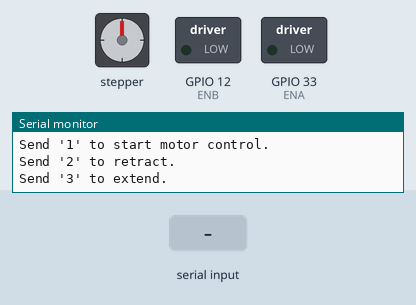
Simulated run of this sketch. Board: ESP32. Shown: stepper motor, switched loads named in the sketch (green lamp = pin HIGH), the last lines printed to the serial monitor. Wiring (inferred from the names in the program): stepper motor (2048 steps per turn assumed): coils GPIO 26, GPIO 27, GPIO 14, GPIO 32. Inputs (shaded band) come from the test bench. Pins used as bus, display or sensor lines are not drawn.

Above: at 1.2 s.
1.3 s: "1" received over Serial
At 2.0 s:
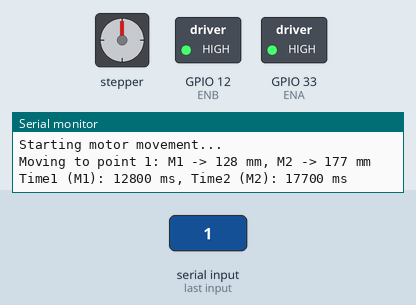
At 15.3 s:
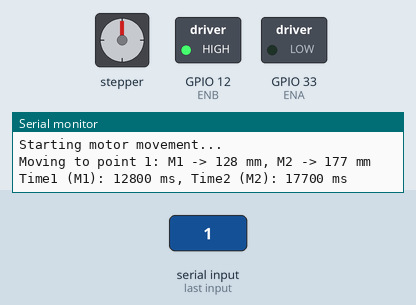
Timing chart, 0 to 22.2 s (numbered marks = the images above; inputs shaded):
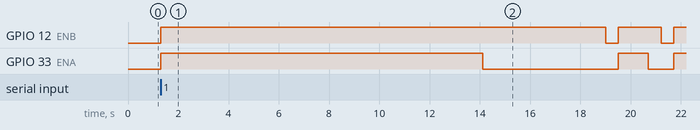

Measured:
- after the input at 1.3 s, GPIO 12 (ENB): goes HIGH 17.7 s, LOW 0.50 s, HIGH 1.7 s, LOW 0.50 s, then HIGH, starting at once; GPIO 33 (ENA): goes HIGH 12.8 s, LOW 5.4 s, HIGH 1.2 s, LOW 1.0 s, then HIGH, starting at once

The sketch:

farward_control.ino
```cpp
#define ENA 33   // PWM pin for Motor 1
#define IN1 26
#define IN2 27
#define ENB 12   // PWM pin for Motor 2
#define IN3 14
#define IN4 32

#define PWM_Value 255        // Set PWM speed (0-255, 128 is ~50% speed)
#define STEP_DURATION 10     // Base step delay (not used for stepping now)
#define SPEED_MM_SEC 10      // Speed at given PWM value (mm/sec)

// Trajectory points (in mm)
int motor1_trajectory[] = {128, 140, 146, 145, 139, 128, 113, 96, 79, 62};
int motor2_trajectory[] = {177, 160, 145, 135, 130, 133, 142, 156, 172, 188};
int num_points = sizeof(motor1_trajectory) / sizeof(motor1_trajectory[0]);

enum State { WAIT_FOR_START, RUNNING, DONE };
State currentState = WAIT_FOR_START;

void setup() {
  pinMode(ENA, OUTPUT);
  pinMode(IN1, OUTPUT);
  pinMode(IN2, OUTPUT);
  pinMode(ENB, OUTPUT);
  pinMode(IN3, OUTPUT);
  pinMode(IN4, OUTPUT);
  Serial.begin(115200);
  Serial.println("Send '1' to start motor control.\nSend '2' to retract.\nSend '3' to extend.");
}

void moveMotors(int delta1, int delta2) {
  unsigned long time1 = abs(delta1) / (float)SPEED_MM_SEC * 1000;
  unsigned long time2 = abs(delta2) / (float)SPEED_MM_SEC * 1000;
  unsigned long maxTime = max(time1, time2);

  Serial.print("Time1 (M1): ");
  Serial.print(time1);
  Serial.print(" ms, Time2 (M2): ");
  Serial.print(time2);
  Serial.println(" ms");

  if (delta1 > 0) {
    digitalWrite(IN1, HIGH);
    digitalWrite(IN2, LOW);
  } else if (delta1 < 0) {
    digitalWrite(IN1, LOW);
    digitalWrite(IN2, HIGH);
  } else {
    digitalWrite(IN1, LOW);
    digitalWrite(IN2, LOW);
  }

  if (delta2 > 0) {
    digitalWrite(IN3, HIGH);
    digitalWrite(IN4, LOW);
  } else if (delta2 < 0) {
    digitalWrite(IN3, LOW);
    digitalWrite(IN4, HIGH);
  } else {
    digitalWrite(IN3, LOW);
    digitalWrite(IN4, LOW);
  }

  if (delta1 != 0)
    analogWrite(ENA, PWM_Value);
  if (delta2 != 0)
    analogWrite(ENB, PWM_Value);

  unsigned long startTime = millis();
  bool motor1Running = (delta1 != 0);
  bool motor2Running = (delta2 != 0);

  while (millis() - startTime < maxTime) {
    unsigned long elapsed = millis() - startTime;

    if (motor1Running && elapsed >= time1) {
      analogWrite(ENA, 0);
      digitalWrite(IN1, LOW);
      digitalWrite(IN2, LOW);
      motor1Running = false;
    }
    if (motor2Running && elapsed >= time2) {
      analogWrite(ENB, 0);
      digitalWrite(IN3, LOW);
      digitalWrite(IN4, LOW);
      motor2Running = false;
    }

    delay(1); // short delay to avoid busy wait
  }

  analogWrite(ENA, 0);
  analogWrite(ENB, 0);
  digitalWrite(IN1, LOW);
  digitalWrite(IN2, LOW);
  digitalWrite(IN3, LOW);
  digitalWrite(IN4, LOW);
}

// 🚀 New helper function to retract both motors
void retractMotors() {
  Serial.println("Retracting both motors to 0 mm...");
  analogWrite(ENA, 150);
      digitalWrite(IN1, LOW);
      digitalWrite(IN2, HIGH);
  analogWrite(ENB, 150);
      digitalWrite(IN3, LOW);
      digitalWrite(IN4, HIGH);
}

// 🚀 New helper function to extend both motors to last trajectory point
void extendMotors(int current1, int current2) {
  Serial.println("Extending both motors to final point...");
  moveMotors(motor1_trajectory[num_points - 1] - current1, motor2_trajectory[num_points - 1] - current2);
}

void loop() {
  static int prev_motor1 = 0;
  static int prev_motor2 = 0;
  static int i = 0;

  switch (currentState) {
    case WAIT_FOR_START:
      if (Serial.available()) {
        char command = Serial.read();
        if (command == '1') {
          Serial.println("Starting motor movement...");
          prev_motor1 = 0;
          prev_motor2 = 0;
          i = 0;
          currentState = RUNNING;
        } else if (command == '2') {
          retractMotors();
          prev_motor1 = 0;
          prev_motor2 = 0;
        } else if (command == '3') {
          extendMotors(prev_motor1, prev_motor2);
          prev_motor1 = motor1_trajectory[num_points - 1];
          prev_motor2 = motor2_trajectory[num_points - 1];
        }
      }
      break;

    case RUNNING:
      if (i < num_points) {
        int delta1 = motor1_trajectory[i] - prev_motor1;
        int delta2 = motor2_trajectory[i] - prev_motor2;

        Serial.print("Moving to point ");
        Serial.print(i + 1);
        Serial.print(": M1 -> ");
        Serial.print(delta1);
        Serial.print(" mm, M2 -> ");
        Serial.print(delta2);
        Serial.println(" mm");

        moveMotors(delta1, delta2);

        prev_motor1 = motor1_trajectory[i];
        prev_motor2 = motor2_trajectory[i];
        i++;

        delay(500);  // Short pause between steps
      } else {
        Serial.println("Trajectory complete. Send '1' to repeat.");
        currentState = WAIT_FOR_START;
      }
      break;

    case DONE:
      break;
  }
}
```
